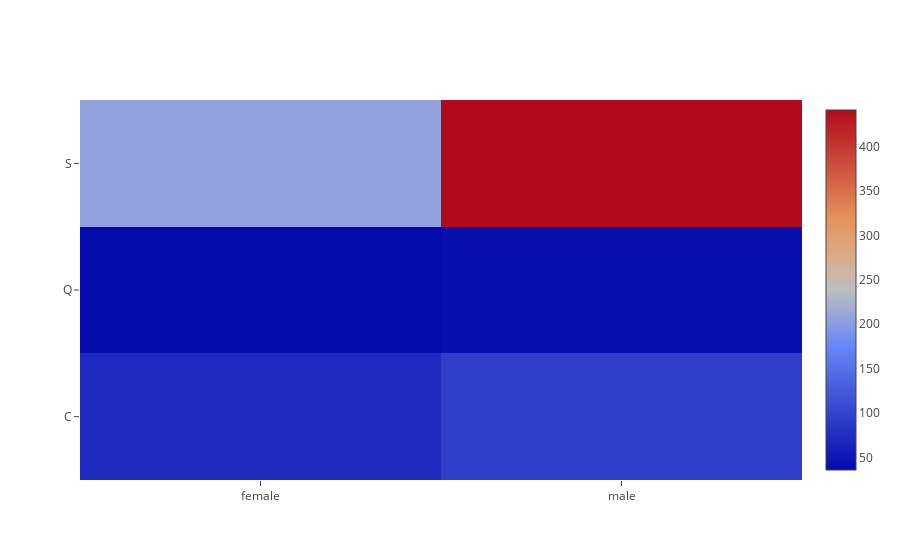

Notebook code for this chart:
### Markdown cell above
<h3>Heatmap com plotly</h3>

### Code cell
trace = go.Heatmap(z=myCrosstable.values,
                   x=list(myCrosstable.columns),
                   y=list(myCrosstable.index))
data=[trace]
py.iplot(data, filename='labelled-heatmap')

### Figure 1 — Plotly figure (JSON) as saved in the notebook; plotly's stock layout.template omitted (floating-point values rounded to 4 significant figures)
{"data": [{"type": "heatmap", "x": ["female", "male"], "y": ["C", "Q", "S"], "z": [[73, 95], [36, 41], [205, 441]]}], "layout": {}}
